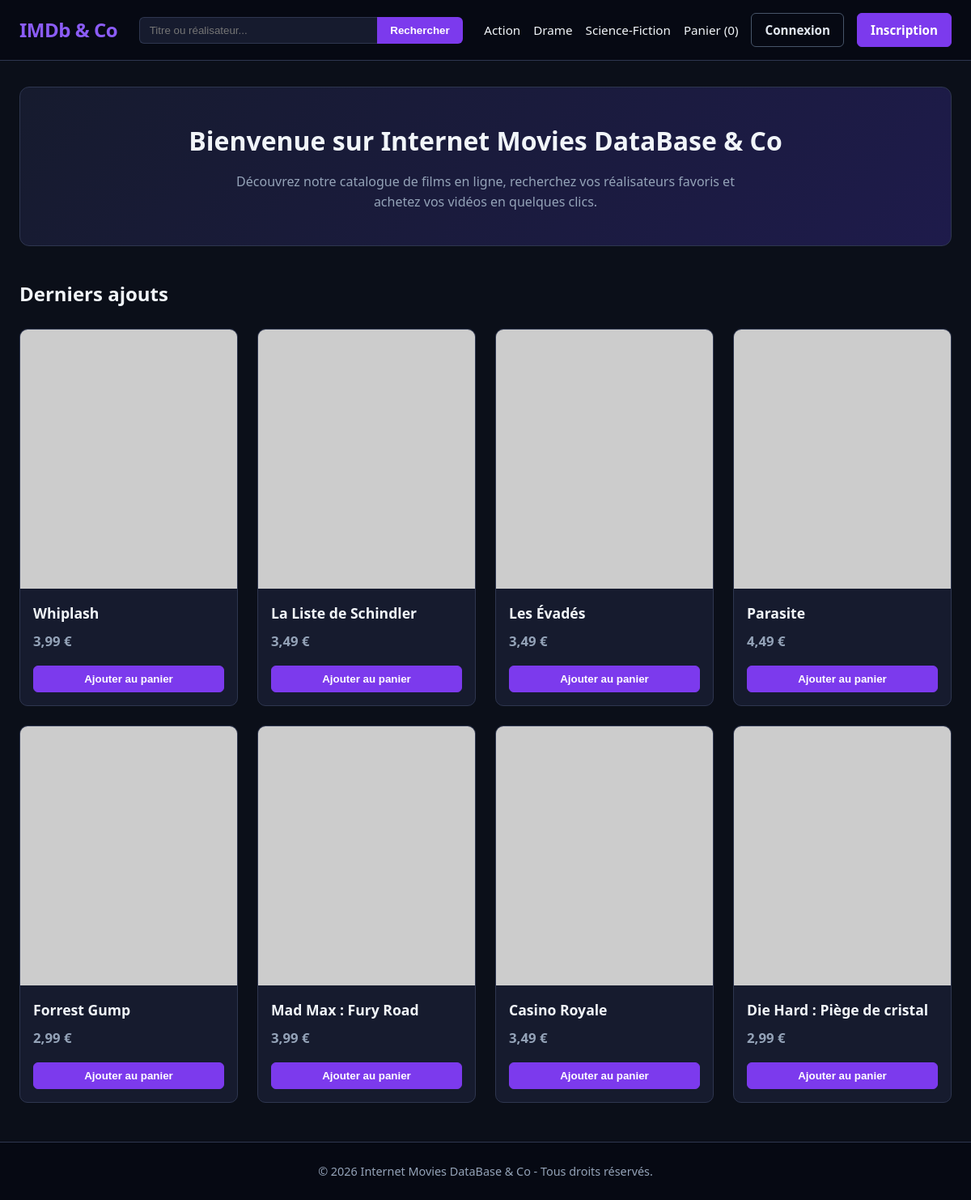
Before: / with the older database file.
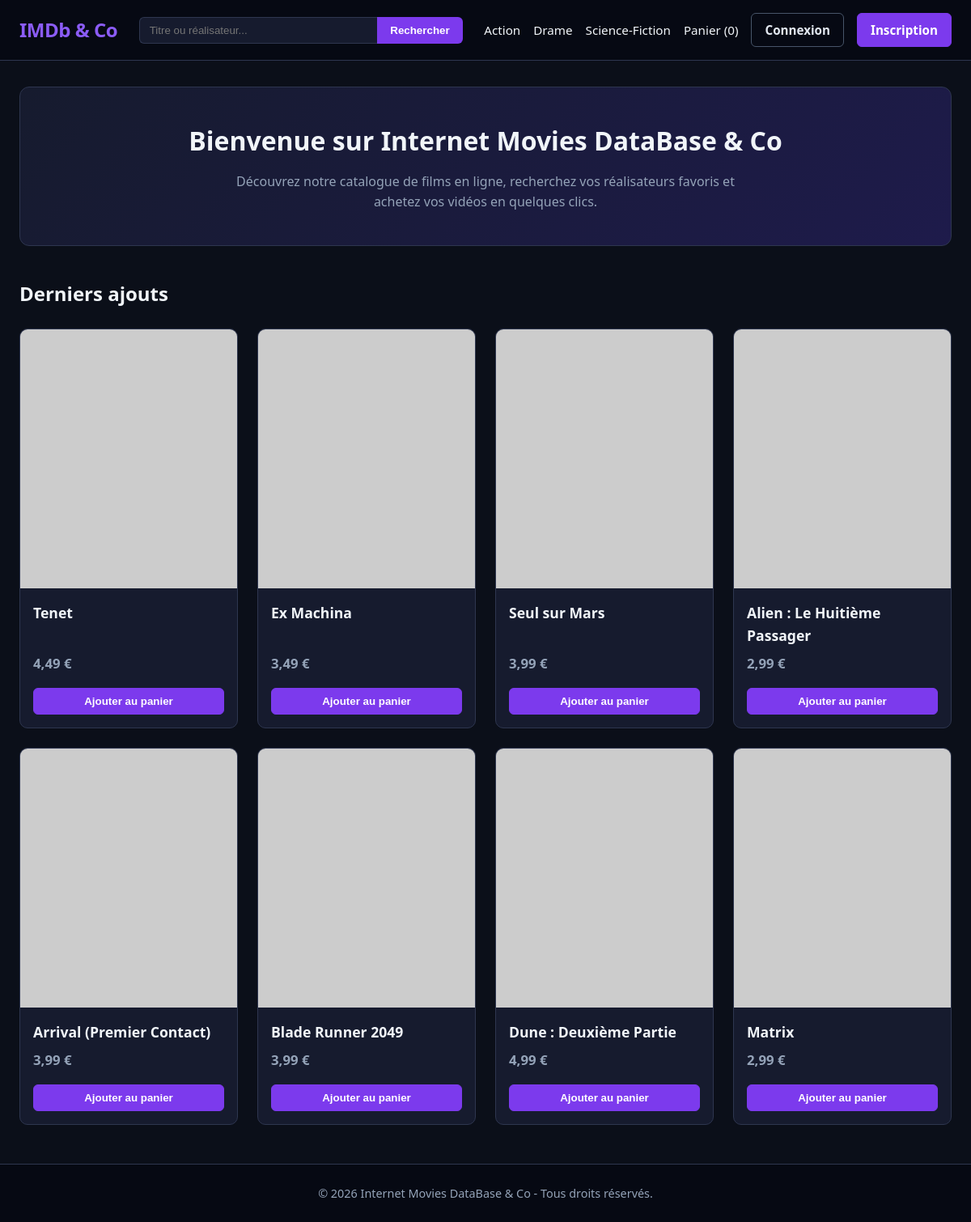
After: the same page with the newer database file.
### tables this page shows
CREATE TABLE movie (
    Id_movie INT AUTO_INCREMENT PRIMARY KEY,
    title VARCHAR(100) NOT NULL,
    director VARCHAR(100) NOT NULL,
    actors TEXT NOT NULL,
    shortplot TEXT NOT NULL,
    plot TEXT,
    price DECIMAL(5, 2) NOT NULL,
    image_url VARCHAR(255) NOT NULL
);

### templates/movie_card.php (the view)
<article class="movie-card">
    <img src="<?= htmlspecialchars($movie['image_url']) ?>" alt="<?= htmlspecialchars($movie['title']) ?>">
    <div class="movie-info">
        <h3>
            <a href="/movie.php?id=<?= (int)$movie['Id_movie'] ?>">
                <?= htmlspecialchars($movie['title']) ?>
            </a>
        </h3>
        <p class="price"><?= number_format((float)$movie['price'], 2, ',', ' ') ?> €</p>
        <button type="button" class="btn-primary">Ajouter au panier</button>
    </div>
</article>

### public/index.php (shortened to what this page needs)
<?php
require_once __DIR__ . '/../includes/database.php';
require_once __DIR__ . '/../templates/header.php';
$stmt = $pdo->query('SELECT * FROM movie ORDER BY Id_movie DESC LIMIT 8');
$movies = $stmt->fetchAll();
?>
<section class="hero">
    <h1>Bienvenue sur Internet Movies DataBase &amp; Co</h1>
    <p>Découvrez notre catalogue de films en ligne, recherchez vos réalisateurs favoris et achetez vos vidéos en quelques clics.</p>
</section>
<section class="movies-section">
    <h2>Derniers ajouts</h2>
    <div class="movies-grid">
        <?php foreach ($movies as $movie): ?>
            <?php include __DIR__ . '/../templates/movie_card.php'; ?>
        <?php endforeach; ?>
    </div>
</section>
<?php
require_once __DIR__ . '/../templates/footer.php';
?>

Changed rows visible on the page:
no longer on this page (row unchanged): movie: title "Whiplash", price "3,99"
no longer on this page (row unchanged): movie: title "La Liste de Schindler", price "3,49"
no longer on this page (row unchanged): movie: title "Les Évadés", price "3,49"
no longer on this page (row unchanged): movie: title "Parasite", price "4,49"
no longer on this page (row unchanged): movie: title "Forrest Gump", price "2,99"
no longer on this page (row unchanged): movie: title "Mad Max : Fury Road", price "3,99"
no longer on this page (row unchanged): movie: title "Casino Royale", price "3,49"
no longer on this page (row unchanged): movie: title "Die Hard : Piège de cristal", price "2,99"
added movie: title "Tenet", price "4,49"
added movie: title "Ex Machina", price "3,49"
added movie: title "Seul sur Mars", price "3,99"
added movie: title "Alien : Le Huitième Passager", price "2,99"
added movie: title "Arrival (Premier Contact)", price "3,99"
added movie: title "Blade Runner 2049", price "3,99"
added movie: title "Dune : Deuxième Partie", price "4,99"
added movie: title "Matrix", price "2,99"
